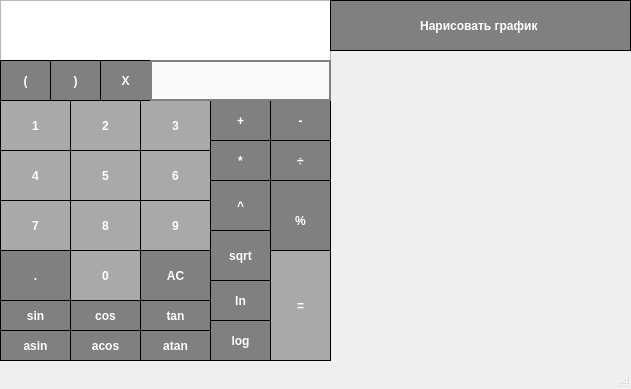
<?xml version="1.0" encoding="UTF-8"?>
<ui version="4.0">
 <class>MainWindow</class>
 <widget class="QMainWindow" name="MainWindow">
  <property name="geometry">
   <rect>
    <x>0</x>
    <y>0</y>
    <width>631</width>
    <height>389</height>
   </rect>
  </property>
  <property name="windowTitle">
   <string>MainWindow</string>
  </property>
  <widget class="QWidget" name="centralwidget">
   <widget class="QTextEdit" name="textEdit">
    <property name="geometry">
     <rect>
      <x>0</x>
      <y>0</y>
      <width>331</width>
      <height>61</height>
     </rect>
    </property>
    <property name="styleSheet">
     <string notr="true">QTextEdit {
  qproperty-alignment: 'AlignVCenter | AlignRight';
  border: 2px solid gray;
}

background-color : white;</string>
    </property>
    <property name="readOnly">
     <bool>true</bool>
    </property>
   </widget>
   <widget class="QPushButton" name="Button_1">
    <property name="geometry">
     <rect>
      <x>0</x>
      <y>100</y>
      <width>71</width>
      <height>51</height>
     </rect>
    </property>
    <property name="styleSheet">
     <string notr="true">QPushButton {
  background-color: rgb(169, 169, 169);
  color: white; 
  border: 1px solid black;
  font-weight: bold;
}

QPushButton:pressed {
    background-color: qlineargradient(x1: 0, y1: 0, x2: 0, y2: 1,
                                      stop: 0 #FF7832, stop: 1 #FF9739);
}</string>
    </property>
    <property name="text">
     <string>1</string>
    </property>
   </widget>
   <widget class="QPushButton" name="Button_2">
    <property name="geometry">
     <rect>
      <x>70</x>
      <y>100</y>
      <width>71</width>
      <height>51</height>
     </rect>
    </property>
    <property name="styleSheet">
     <string notr="true">QPushButton {
  background-color: rgb(169, 169, 169);
  color: white; 
  border: 1px solid black;
  font-weight: bold;
}

QPushButton:pressed {
    background-color: qlineargradient(x1: 0, y1: 0, x2: 0, y2: 1,
                                      stop: 0 #FF7832, stop: 1 #FF9739);
}</string>
    </property>
    <property name="text">
     <string>2</string>
    </property>
   </widget>
   <widget class="QPushButton" name="Button_3">
    <property name="geometry">
     <rect>
      <x>140</x>
      <y>100</y>
      <width>71</width>
      <height>51</height>
     </rect>
    </property>
    <property name="styleSheet">
     <string notr="true">QPushButton {
  background-color: rgb(169, 169, 169);
  color: white; 
  border: 1px solid black;
  font-weight: bold;
}

QPushButton:pressed {
    background-color: qlineargradient(x1: 0, y1: 0, x2: 0, y2: 1,
                                      stop: 0 #FF7832, stop: 1 #FF9739);
}</string>
    </property>
    <property name="text">
     <string>3</string>
    </property>
   </widget>
   <widget class="QPushButton" name="Button_4">
    <property name="geometry">
     <rect>
      <x>0</x>
      <y>150</y>
      <width>71</width>
      <height>51</height>
     </rect>
    </property>
    <property name="styleSheet">
     <string notr="true">QPushButton {
  background-color: rgb(169, 169, 169);
  color: white; 
  border: 1px solid black;
  font-weight: bold;
}

QPushButton:pressed {
    background-color: qlineargradient(x1: 0, y1: 0, x2: 0, y2: 1,
                                      stop: 0 #FF7832, stop: 1 #FF9739);
}</string>
    </property>
    <property name="text">
     <string>4</string>
    </property>
   </widget>
   <widget class="QPushButton" name="Button_5">
    <property name="geometry">
     <rect>
      <x>70</x>
      <y>150</y>
      <width>71</width>
      <height>51</height>
     </rect>
    </property>
    <property name="styleSheet">
     <string notr="true">QPushButton {
  background-color: rgb(169, 169, 169);
  color: white; 
  border: 1px solid black;
  font-weight: bold;
}

QPushButton:pressed {
    background-color: qlineargradient(x1: 0, y1: 0, x2: 0, y2: 1,
                                      stop: 0 #FF7832, stop: 1 #FF9739);
}</string>
    </property>
    <property name="text">
     <string>5</string>
    </property>
   </widget>
   <widget class="QPushButton" name="Button_6">
    <property name="geometry">
     <rect>
      <x>140</x>
      <y>150</y>
      <width>71</width>
      <height>51</height>
     </rect>
    </property>
    <property name="styleSheet">
     <string notr="true">QPushButton {
  background-color: rgb(169, 169, 169);
  color: white; 
  border: 1px solid black;
  font-weight: bold;
}

QPushButton:pressed {
    background-color: qlineargradient(x1: 0, y1: 0, x2: 0, y2: 1,
                                      stop: 0 #FF7832, stop: 1 #FF9739);
}</string>
    </property>
    <property name="text">
     <string>6</string>
    </property>
   </widget>
   <widget class="QPushButton" name="Button_7">
    <property name="geometry">
     <rect>
      <x>0</x>
      <y>200</y>
      <width>71</width>
      <height>51</height>
     </rect>
    </property>
    <property name="styleSheet">
     <string notr="true">QPushButton {
  background-color: rgb(169, 169, 169);
  color: white; 
  border: 1px solid black;
  font-weight: bold;
}

QPushButton:pressed {
    background-color: qlineargradient(x1: 0, y1: 0, x2: 0, y2: 1,
                                      stop: 0 #FF7832, stop: 1 #FF9739);
}</string>
    </property>
    <property name="text">
     <string>7</string>
    </property>
   </widget>
   <widget class="QPushButton" name="Button_8">
    <property name="geometry">
     <rect>
      <x>70</x>
      <y>200</y>
      <width>71</width>
      <height>51</height>
     </rect>
    </property>
    <property name="styleSheet">
     <string notr="true">QPushButton {
  background-color: rgb(169, 169, 169);
  color: white; 
  border: 1px solid black;
  font-weight: bold;
}

QPushButton:pressed {
    background-color: qlineargradient(x1: 0, y1: 0, x2: 0, y2: 1,
                                      stop: 0 #FF7832, stop: 1 #FF9739);
}</string>
    </property>
    <property name="text">
     <string>8</string>
    </property>
   </widget>
   <widget class="QPushButton" name="Button_9">
    <property name="geometry">
     <rect>
      <x>140</x>
      <y>200</y>
      <width>71</width>
      <height>51</height>
     </rect>
    </property>
    <property name="styleSheet">
     <string notr="true">QPushButton {
  background-color: rgb(169, 169, 169);
  color: white; 
  border: 1px solid black;
  font-weight: bold;
}

QPushButton:pressed {
    background-color: qlineargradient(x1: 0, y1: 0, x2: 0, y2: 1,
                                      stop: 0 #FF7832, stop: 1 #FF9739);
}</string>
    </property>
    <property name="text">
     <string>9</string>
    </property>
   </widget>
   <widget class="QPushButton" name="Button_sin">
    <property name="geometry">
     <rect>
      <x>0</x>
      <y>300</y>
      <width>71</width>
      <height>31</height>
     </rect>
    </property>
    <property name="styleSheet">
     <string notr="true">QPushButton {
  background-color: rgb(128, 128, 128);
  color: white; 
  border: 1px solid black;
  font-weight: bold;
}

QPushButton:pressed {
    background-color: qlineargradient(x1: 0, y1: 0, x2: 0, y2: 1,
                                      stop: 0 #FF7832, stop: 1 #FF9739);
}</string>
    </property>
    <property name="text">
     <string>sin</string>
    </property>
   </widget>
   <widget class="QPushButton" name="Button_0">
    <property name="geometry">
     <rect>
      <x>70</x>
      <y>250</y>
      <width>71</width>
      <height>51</height>
     </rect>
    </property>
    <property name="styleSheet">
     <string notr="true">QPushButton {
  background-color: rgb(169, 169, 169);
  color: white; 
  border: 1px solid black;
  font-weight: bold;
}

QPushButton:pressed {
    background-color: qlineargradient(x1: 0, y1: 0, x2: 0, y2: 1,
                                      stop: 0 #FF7832, stop: 1 #FF9739);
}</string>
    </property>
    <property name="text">
     <string>0</string>
    </property>
   </widget>
   <widget class="QPushButton" name="Button_point">
    <property name="geometry">
     <rect>
      <x>0</x>
      <y>250</y>
      <width>71</width>
      <height>51</height>
     </rect>
    </property>
    <property name="styleSheet">
     <string notr="true">QPushButton {
  background-color: rgb(128, 128, 128);
  color: white; 
  border: 1px solid black;
  font-weight: bold;
}

QPushButton:pressed {
    background-color: qlineargradient(x1: 0, y1: 0, x2: 0, y2: 1,
                                      stop: 0 #FF7832, stop: 1 #FF9739);
}</string>
    </property>
    <property name="text">
     <string>.</string>
    </property>
   </widget>
   <widget class="QPushButton" name="Button_plus">
    <property name="geometry">
     <rect>
      <x>210</x>
      <y>100</y>
      <width>61</width>
      <height>41</height>
     </rect>
    </property>
    <property name="styleSheet">
     <string notr="true">QPushButton {
  background-color: rgb(128, 128, 128);
  color: white; 
  border: 1px solid black;
  font-weight: bold;
}

QPushButton:pressed {
    background-color: qlineargradient(x1: 0, y1: 0, x2: 0, y2: 1,
                                      stop: 0 #FF7832, stop: 1 #FF9739);
}</string>
    </property>
    <property name="text">
     <string>+</string>
    </property>
   </widget>
   <widget class="QPushButton" name="Button_minus">
    <property name="geometry">
     <rect>
      <x>270</x>
      <y>100</y>
      <width>61</width>
      <height>41</height>
     </rect>
    </property>
    <property name="styleSheet">
     <string notr="true">QPushButton {
  background-color: rgb(128, 128, 128);
  color: white; 
  border: 1px solid black;
  font-weight: bold;
}

QPushButton:pressed {
    background-color: qlineargradient(x1: 0, y1: 0, x2: 0, y2: 1,
                                      stop: 0 #FF7832, stop: 1 #FF9739);
}</string>
    </property>
    <property name="text">
     <string>-</string>
    </property>
   </widget>
   <widget class="QPushButton" name="Button_mult">
    <property name="geometry">
     <rect>
      <x>210</x>
      <y>140</y>
      <width>61</width>
      <height>41</height>
     </rect>
    </property>
    <property name="styleSheet">
     <string notr="true">QPushButton {
  background-color: rgb(128, 128, 128);
  color: white; 
  border: 1px solid black;
  font-weight: bold;
}

QPushButton:pressed {
    background-color: qlineargradient(x1: 0, y1: 0, x2: 0, y2: 1,
                                      stop: 0 #FF7832, stop: 1 #FF9739);
}</string>
    </property>
    <property name="text">
     <string>*</string>
    </property>
   </widget>
   <widget class="QPushButton" name="Button_del">
    <property name="geometry">
     <rect>
      <x>270</x>
      <y>140</y>
      <width>61</width>
      <height>41</height>
     </rect>
    </property>
    <property name="styleSheet">
     <string notr="true">QPushButton {
  background-color: rgb(128, 128, 128);
  color: white; 
  border: 1px solid black;
  font-weight: bold;
}

QPushButton:pressed {
    background-color: qlineargradient(x1: 0, y1: 0, x2: 0, y2: 1,
                                      stop: 0 #FF7832, stop: 1 #FF9739);
}</string>
    </property>
    <property name="text">
     <string>÷</string>
    </property>
   </widget>
   <widget class="QPushButton" name="Button_open_bracket">
    <property name="geometry">
     <rect>
      <x>0</x>
      <y>60</y>
      <width>51</width>
      <height>41</height>
     </rect>
    </property>
    <property name="styleSheet">
     <string notr="true">QPushButton {
  background-color: rgb(128, 128, 128);
  color: white; 
  border: 1px solid black;
  font-weight: bold;
}

QPushButton:pressed {
    background-color: qlineargradient(x1: 0, y1: 0, x2: 0, y2: 1,
                                      stop: 0 #FF7832, stop: 1 #FF9739);
}</string>
    </property>
    <property name="text">
     <string>(</string>
    </property>
   </widget>
   <widget class="QPushButton" name="Button_closed_bracket">
    <property name="geometry">
     <rect>
      <x>50</x>
      <y>60</y>
      <width>51</width>
      <height>41</height>
     </rect>
    </property>
    <property name="styleSheet">
     <string notr="true">QPushButton {
  background-color: rgb(128, 128, 128);
  color: white; 
  border: 1px solid black;
  font-weight: bold;
}

QPushButton:pressed {
    background-color: qlineargradient(x1: 0, y1: 0, x2: 0, y2: 1,
                                      stop: 0 #FF7832, stop: 1 #FF9739);
}</string>
    </property>
    <property name="text">
     <string>)</string>
    </property>
   </widget>
   <widget class="QPushButton" name="Button_clear">
    <property name="geometry">
     <rect>
      <x>140</x>
      <y>250</y>
      <width>71</width>
      <height>51</height>
     </rect>
    </property>
    <property name="styleSheet">
     <string notr="true">QPushButton {
  background-color: rgb(128, 128, 128);
  color: white; 
  border: 1px solid black;
  font-weight: bold;
}

QPushButton:pressed {
    background-color: qlineargradient(x1: 0, y1: 0, x2: 0, y2: 1,
                                      stop: 0 #FF7832, stop: 1 #FF9739);
}</string>
    </property>
    <property name="text">
     <string>AC</string>
    </property>
   </widget>
   <widget class="QPushButton" name="Button_persent">
    <property name="geometry">
     <rect>
      <x>270</x>
      <y>180</y>
      <width>61</width>
      <height>81</height>
     </rect>
    </property>
    <property name="styleSheet">
     <string notr="true">QPushButton {
  background-color: rgb(128, 128, 128);
  color: white; 
  border: 1px solid black;
  font-weight: bold;
}

QPushButton:pressed {
    background-color: qlineargradient(x1: 0, y1: 0, x2: 0, y2: 1,
                                      stop: 0 #FF7832, stop: 1 #FF9739);
}</string>
    </property>
    <property name="text">
     <string>%</string>
    </property>
   </widget>
   <widget class="QPushButton" name="Button_cos">
    <property name="geometry">
     <rect>
      <x>70</x>
      <y>300</y>
      <width>71</width>
      <height>31</height>
     </rect>
    </property>
    <property name="styleSheet">
     <string notr="true">QPushButton {
  background-color: rgb(128, 128, 128);
  color: white; 
  border: 1px solid black;
  font-weight: bold;
}

QPushButton:pressed {
    background-color: qlineargradient(x1: 0, y1: 0, x2: 0, y2: 1,
                                      stop: 0 #FF7832, stop: 1 #FF9739);
}</string>
    </property>
    <property name="text">
     <string>cos</string>
    </property>
   </widget>
   <widget class="QPushButton" name="Button_asin">
    <property name="geometry">
     <rect>
      <x>0</x>
      <y>330</y>
      <width>71</width>
      <height>31</height>
     </rect>
    </property>
    <property name="styleSheet">
     <string notr="true">QPushButton {
  background-color: rgb(128, 128, 128);
  color: white; 
  border: 1px solid black;
  font-weight: bold;
}

QPushButton:pressed {
    background-color: qlineargradient(x1: 0, y1: 0, x2: 0, y2: 1,
                                      stop: 0 #FF7832, stop: 1 #FF9739);
}</string>
    </property>
    <property name="text">
     <string>asin</string>
    </property>
   </widget>
   <widget class="QPushButton" name="Button_acos">
    <property name="geometry">
     <rect>
      <x>70</x>
      <y>330</y>
      <width>71</width>
      <height>31</height>
     </rect>
    </property>
    <property name="styleSheet">
     <string notr="true">QPushButton {
  background-color: rgb(128, 128, 128);
  color: white; 
  border: 1px solid black;
  font-weight: bold;
}

QPushButton:pressed {
    background-color: qlineargradient(x1: 0, y1: 0, x2: 0, y2: 1,
                                      stop: 0 #FF7832, stop: 1 #FF9739);
}</string>
    </property>
    <property name="text">
     <string>acos</string>
    </property>
   </widget>
   <widget class="QPushButton" name="Button_tan">
    <property name="geometry">
     <rect>
      <x>140</x>
      <y>300</y>
      <width>71</width>
      <height>31</height>
     </rect>
    </property>
    <property name="styleSheet">
     <string notr="true">QPushButton {
  background-color: rgb(128, 128, 128);
  color: white; 
  border: 1px solid black;
  font-weight: bold;
}

QPushButton:pressed {
    background-color: qlineargradient(x1: 0, y1: 0, x2: 0, y2: 1,
                                      stop: 0 #FF7832, stop: 1 #FF9739);
}</string>
    </property>
    <property name="text">
     <string>tan</string>
    </property>
   </widget>
   <widget class="QPushButton" name="Button_ln">
    <property name="geometry">
     <rect>
      <x>210</x>
      <y>280</y>
      <width>61</width>
      <height>41</height>
     </rect>
    </property>
    <property name="styleSheet">
     <string notr="true">QPushButton {
  background-color: rgb(128, 128, 128);
  color: white; 
  border: 1px solid black;
  font-weight: bold;
}

QPushButton:pressed {
    background-color: qlineargradient(x1: 0, y1: 0, x2: 0, y2: 1,
                                      stop: 0 #FF7832, stop: 1 #FF9739);
}</string>
    </property>
    <property name="text">
     <string>ln</string>
    </property>
   </widget>
   <widget class="QPushButton" name="Button_atan">
    <property name="geometry">
     <rect>
      <x>140</x>
      <y>330</y>
      <width>71</width>
      <height>31</height>
     </rect>
    </property>
    <property name="styleSheet">
     <string notr="true">QPushButton {
  background-color: rgb(128, 128, 128);
  color: white; 
  border: 1px solid black;
  font-weight: bold;
}

QPushButton:pressed {
    background-color: qlineargradient(x1: 0, y1: 0, x2: 0, y2: 1,
                                      stop: 0 #FF7832, stop: 1 #FF9739);
}</string>
    </property>
    <property name="text">
     <string>atan</string>
    </property>
   </widget>
   <widget class="QPushButton" name="Button_pow">
    <property name="geometry">
     <rect>
      <x>210</x>
      <y>180</y>
      <width>61</width>
      <height>51</height>
     </rect>
    </property>
    <property name="styleSheet">
     <string notr="true">QPushButton {
  background-color: rgb(128, 128, 128);
  color: white; 
  border: 1px solid black;
  font-weight: bold;
}

QPushButton:pressed {
    background-color: qlineargradient(x1: 0, y1: 0, x2: 0, y2: 1,
                                      stop: 0 #FF7832, stop: 1 #FF9739);
}</string>
    </property>
    <property name="text">
     <string>^</string>
    </property>
   </widget>
   <widget class="QPushButton" name="Button_log">
    <property name="geometry">
     <rect>
      <x>210</x>
      <y>320</y>
      <width>61</width>
      <height>41</height>
     </rect>
    </property>
    <property name="styleSheet">
     <string notr="true">QPushButton {
  background-color: rgb(128, 128, 128);
  color: white; 
  border: 1px solid black;
  font-weight: bold;
}

QPushButton:pressed {
    background-color: qlineargradient(x1: 0, y1: 0, x2: 0, y2: 1,
                                      stop: 0 #FF7832, stop: 1 #FF9739);
}</string>
    </property>
    <property name="text">
     <string>log</string>
    </property>
   </widget>
   <widget class="QPushButton" name="Button_sqrt">
    <property name="geometry">
     <rect>
      <x>210</x>
      <y>230</y>
      <width>61</width>
      <height>51</height>
     </rect>
    </property>
    <property name="styleSheet">
     <string notr="true">QPushButton {
  background-color: rgb(128, 128, 128);
  color: white; 
  border: 1px solid black;
  font-weight: bold;
}

QPushButton:pressed {
    background-color: qlineargradient(x1: 0, y1: 0, x2: 0, y2: 1,
                                      stop: 0 #FF7832, stop: 1 #FF9739);
}</string>
    </property>
    <property name="text">
     <string>sqrt</string>
    </property>
   </widget>
   <widget class="QPushButton" name="Button_res">
    <property name="geometry">
     <rect>
      <x>270</x>
      <y>250</y>
      <width>61</width>
      <height>111</height>
     </rect>
    </property>
    <property name="styleSheet">
     <string notr="true">QPushButton {
  background-color: rgb(169, 169, 169);
  color: white; 
  border: 1px solid black;
  font-weight: bold;
}

QPushButton:pressed {
    background-color: qlineargradient(x1: 0, y1: 0, x2: 0, y2: 1,
                                      stop: 0 #FF7832, stop: 1 #FF9739);
}</string>
    </property>
    <property name="text">
     <string>=</string>
    </property>
   </widget>
   <widget class="QPushButton" name="Button_closed_bracket_2">
    <property name="geometry">
     <rect>
      <x>100</x>
      <y>60</y>
      <width>51</width>
      <height>41</height>
     </rect>
    </property>
    <property name="styleSheet">
     <string notr="true">QPushButton {
  background-color: rgb(128, 128, 128);
  color: white; 
  border: 1px solid black;
  font-weight: bold;
}

QPushButton:pressed {
    background-color: qlineargradient(x1: 0, y1: 0, x2: 0, y2: 1,
                                      stop: 0 #FF7832, stop: 1 #FF9739);
}</string>
    </property>
    <property name="text">
     <string>X</string>
    </property>
   </widget>
   <widget class="QLineEdit" name="lineEdit">
    <property name="geometry">
     <rect>
      <x>150</x>
      <y>60</y>
      <width>181</width>
      <height>41</height>
     </rect>
    </property>
    <property name="styleSheet">
     <string notr="true">QLineEdit {
  background-color: rgb(250, 250, 250);
  color: black; 
  border: 2px solid gray;
  font-weight: bold;
}</string>
    </property>
   </widget>
   <widget class="QCustomPlot" name="widget" native="true">
    <property name="geometry">
     <rect>
      <x>330</x>
      <y>50</y>
      <width>301</width>
      <height>311</height>
     </rect>
    </property>
    <property name="styleSheet">
     <string notr="true">QCustomPlot {
  background-color: rgb(255, 247, 196);
  color: gray; 
  border: 1px solid gray;
  font-weight: bold;
}

</string>
    </property>
   </widget>
   <widget class="QPushButton" name="Button_draw">
    <property name="geometry">
     <rect>
      <x>330</x>
      <y>0</y>
      <width>301</width>
      <height>51</height>
     </rect>
    </property>
    <property name="styleSheet">
     <string notr="true">QPushButton {
  background-color: rgb(128, 128, 128);
  color: white; 
  border: 1px solid black;
  font-weight: bold;
}

QPushButton:pressed {
    background-color: qlineargradient(x1: 0, y1: 0, x2: 0, y2: 1,
                                      stop: 0 #FF7832, stop: 1 #FF9739);
}</string>
    </property>
    <property name="text">
     <string>Нарисовать график </string>
    </property>
   </widget>
  </widget>
  <widget class="QStatusBar" name="statusBar"/>
 </widget>
 <customwidgets>
  <customwidget>
   <class>QCustomPlot</class>
   <extends>QWidget</extends>
   <header location="global">qcustomplot.h</header>
   <container>1</container>
  </customwidget>
 </customwidgets>
 <resources/>
 <connections/>
</ui>
